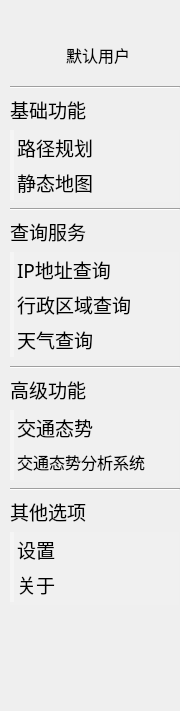
   <widget class="QWidget" name="verticalLayoutWidget">
    <property name="geometry">
     <rect>
      <x>0</x>
      <y>0</y>
      <width>180</width>
      <height>711</height>
     </rect>
    </property>
    <layout class="QVBoxLayout" name="amapProgramVerticalLayout" stretch="1,0,0,0,0,0,0,0,0,0,0,0,0,0">
     <property name="leftMargin">
      <number>10</number>
     </property>
     <property name="topMargin">
      <number>30</number>
     </property>
     <property name="rightMargin">
      <number>0</number>
     </property>
     <property name="bottomMargin">
      <number>10</number>
     </property>
     <item>
      <layout class="QHBoxLayout" name="amapProgramHorizontalLayout" stretch="1,2">
       <item>
        <widget class="QLabel" name="usersNameLabel">
         <property name="minimumSize">
          <size>
           <width>50</width>
           <height>50</height>
          </size>
         </property>
         <property name="maximumSize">
          <size>
           <width>50</width>
           <height>50</height>
          </size>
         </property>
         <property name="text">
          <string/>
         </property>
        </widget>
       </item>
       <item>
        <widget class="QLabel" name="usersPhotoLabel">
         <property name="minimumSize">
          <size>
           <width>111</width>
           <height>50</height>
          </size>
         </property>
         <property name="maximumSize">
          <size>
           <width>16777215</width>
           <height>50</height>
          </size>
         </property>
         <property name="font">
          <font>
           <family>微软雅黑 Light</family>
           <pointsize>12</pointsize>
          </font>
         </property>
         <property name="text">
          <string>默认用户</string>
         </property>
         <property name="alignment">
          <set>Qt::AlignLeading|Qt::AlignLeft|Qt::AlignVCenter</set>
         </property>
         <property name="wordWrap">
          <bool>true</bool>
         </property>
        </widget>
       </item>
      </layout>
     </item>
     <item>
      <widget class="Line" name="divisionLine4">
       <property name="orientation">
        <enum>Qt::Horizontal</enum>
       </property>
      </widget>
     </item>
     <item>
      <widget class="QLabel" name="basicFunctionLabel">
       <property name="font">
        <font>
         <family>微软雅黑 Light</family>
         <pointsize>14</pointsize>
        </font>
       </property>
       <property name="text">
        <string>基础功能</string>
       </property>
      </widget>
     </item>
     <item>
      <widget class="QListWidget" name="basicFunctionListWidget">
       <property name="maximumSize">
        <size>
         <width>169</width>
         <height>80</height>
        </size>
       </property>
       <property name="styleSheet">
        <string notr="true">QListWidget, QListView, QTreeWidget, QTreeView {
    outline: 0px;
}

QListWidget {
    color: Black;
    background: #F0F0F0;
	height:80px;
	NoFrame
}
QListWidget::Item {
	color: rgb(0,0,0);
    border-left: 4px solid #F5F5F5;
	height:35px;
}
QListWidget::Item:selected {
    background: rgb(204,232,255);
	color: rgb(0,0,0);
    border-left: 4px solid #2DB5EC;
}</string>
       </property>
       <property name="frameShape">
        <enum>QFrame::NoFrame</enum>
       </property>
       <item>
        <property name="text">
         <string>路径规划</string>
        </property>
        <property name="font">
         <font>
          <family>微软雅黑 Light</family>
          <pointsize>14</pointsize>
         </font>
        </property>
        <property name="icon">
         <iconset>
          <normaloff>../../Resources/Icon/RoutePlanningLogo.png</normaloff>../../Resources/Icon/RoutePlanningLogo.png</iconset>
        </property>
       </item>
       <item>
        <property name="text">
         <string>静态地图</string>
        </property>
        <property name="font">
         <font>
          <family>微软雅黑 Light</family>
          <pointsize>14</pointsize>
         </font>
        </property>
        <property name="icon">
         <iconset>
          <normaloff>../../Resources/Icon/Maps.png</normaloff>../../Resources/Icon/Maps.png</iconset>
        </property>
       </item>
      </widget>
     </item>
     <item>
      <widget class="Line" name="divisionLine1">
       <property name="orientation">
        <enum>Qt::Horizontal</enum>
       </property>
      </widget>
     </item>
     <item>
      <widget class="QLabel" name="searchServiceLabel">
       <property name="font">
        <font>
         <family>微软雅黑 Light</family>
         <pointsize>14</pointsize>
        </font>
       </property>
       <property name="text">
        <string>查询服务</string>
       </property>
      </widget>
     </item>
     <item>
      <widget class="QListWidget" name="searchServiceListWidget">
       <property name="maximumSize">
        <size>
         <width>169</width>
         <height>115</height>
        </size>
       </property>
       <property name="styleSheet">
        <string notr="true">QListWidget, QListView, QTreeWidget, QTreeView {
    outline: 0px;
}

QListWidget {
    color: Black;
    background: #F0F0F0;
	height:80px;
	NoFrame
}
QListWidget::Item {
	color: rgb(0,0,0);
    border-left: 4px solid #F5F5F5;
	height:35px;
}
QListWidget::Item:selected {
    background: rgb(204,232,255);
	color: rgb(0,0,0);
    border-left: 4px solid #2DB5EC;
}</string>
       </property>
       <property name="frameShape">
        <enum>QFrame::NoFrame</enum>
       </property>
       <item>
        <property name="text">
         <string>IP地址查询</string>
        </property>
        <property name="font">
         <font>
          <family>微软雅黑 Light</family>
          <pointsize>14</pointsize>
         </font>
        </property>
        <property name="icon">
         <iconset>
          <normaloff>../../Resources/Icon/IPLocation.png</normaloff>../../Resources/Icon/IPLocation.png</iconset>
        </property>
       </item>
       <item>
        <property name="text">
         <string>行政区域查询</string>
        </property>
        <property name="font">
         <font>
          <family>微软雅黑 Light</family>
          <pointsize>14</pointsize>
         </font>
        </property>
        <property name="icon">
         <iconset>
          <normaloff>../../Resources/Icon/AdministrativeDistrict.png</normaloff>../../Resources/Icon/AdministrativeDistrict.png</iconset>
        </property>
       </item>
       <item>
        <property name="text">
         <string>天气查询</string>
        </property>
        <property name="font">
         <font>
          <family>微软雅黑 Light</family>
          <pointsize>14</pointsize>
         </font>
        </property>
        <property name="icon">
         <iconset>
          <normaloff>../../Resources/Icon/WeatherLogo.png</normaloff>../../Resources/Icon/WeatherLogo.png</iconset>
        </property>
       </item>
      </widget>
     </item>
     <item>
      <widget class="Line" name="divisionLine2">
       <property name="orientation">
        <enum>Qt::Horizontal</enum>
       </property>
      </widget>
     </item>
     <item>
      <widget class="QLabel" name="advancedFunction">
       <property name="font">
        <font>
         <family>微软雅黑 Light</family>
         <pointsize>14</pointsize>
        </font>
       </property>
       <property name="text">
        <string>高级功能</string>
       </property>
      </widget>
     </item>
     <item>
      <widget class="QListWidget" name="advancedFunctionListWidget">
       <property name="maximumSize">
        <size>
         <width>169</width>
         <height>80</height>
        </size>
       </property>
       <property name="styleSheet">
        <string notr="true">QListWidget, QListView, QTreeWidget, QTreeView {
    outline: 0px;
}

QListWidget {
    color: Black;
    background: #F0F0F0;
	height:80px;
	NoFrame
}
QListWidget::Item {
	color: rgb(0,0,0);
    border-left: 4px solid #F5F5F5;
	height:35px;
}
QListWidget::Item:selected {
    background: rgb(204,232,255);
	color: rgb(0,0,0);
    border-left: 4px solid #2DB5EC;
}</string>
       </property>
       <property name="frameShape">
        <enum>QFrame::NoFrame</enum>
       </property>
       <item>
        <property name="text">
         <string>交通态势</string>
        </property>
        <property name="font">
         <font>
          <family>微软雅黑 Light</family>
          <pointsize>14</pointsize>
         </font>
        </property>
        <property name="icon">
         <iconset>
          <normaloff>../../Resources/Icon/TrafficSituation.png</normaloff>../../Resources/Icon/TrafficSituation.png</iconset>
        </property>
       </item>
       <item>
        <property name="text">
         <string>交通态势分析系统</string>
        </property>
        <property name="font">
         <font>
          <family>微软雅黑 Light</family>
          <pointsize>12</pointsize>
         </font>
        </property>
        <property name="icon">
         <iconset>
          <normaloff>../../Resources/Icon/TrafficAnalysisSystem.png</normaloff>../../Resources/Icon/TrafficAnalysisSystem.png</iconset>
        </property>
       </item>
      </widget>
     </item>
     <item>
      <widget class="Line" name="divisionLine3">
       <property name="orientation">
        <enum>Qt::Horizontal</enum>
       </property>
      </widget>
     </item>
     <item>
      <widget class="QLabel" name="otherOptionsLabel">
       <property name="font">
        <font>
         <family>微软雅黑 Light</family>
         <pointsize>14</pointsize>
        </font>
       </property>
       <property name="text">
        <string>其他选项</string>
       </property>
      </widget>
     </item>
     <item>
      <widget class="QListWidget" name="otherOptionsListWidget">
       <property name="maximumSize">
        <size>
         <width>169</width>
         <height>80</height>
        </size>
       </property>
       <property name="styleSheet">
        <string notr="true">QListWidget, QListView, QTreeWidget, QTreeView {
    outline: 0px;
}

QListWidget {
    color: Black;
    background: #F0F0F0;
	height:80px;
	NoFrame
}
QListWidget::Item {
	color: rgb(0,0,0);
    border-left: 4px solid #F5F5F5;
	height:35px;
}
QListWidget::Item:selected {
    background: rgb(204,232,255);
	color: rgb(0,0,0);
    border-left: 4px solid #2DB5EC;
}</string>
       </property>
       <property name="frameShape">
        <enum>QFrame::NoFrame</enum>
       </property>
       <item>
        <property name="text">
         <string>设置</string>
        </property>
        <property name="font">
         <font>
          <family>微软雅黑 Light</family>
          <pointsize>14</pointsize>
         </font>
        </property>
        <property name="icon">
         <iconset>
          <normaloff>../../Resources/Icon/SettingsLogo.png</normaloff>../../Resources/Icon/SettingsLogo.png</iconset>
        </property>
       </item>
       <item>
        <property name="text">
         <string>关于</string>
        </property>
        <property name="font">
         <font>
          <family>微软雅黑 Light</family>
          <pointsize>14</pointsize>
         </font>
        </property>
        <property name="icon">
         <iconset>
          <normaloff>../../Resources/Icon/About.png</normaloff>../../Resources/Icon/About.png</iconset>
        </property>
       </item>
      </widget>
     </item>
     <item>
      <spacer name="verticalSpacer">
       <property name="orientation">
        <enum>Qt::Vertical</enum>
       </property>
       <property name="sizeHint" stdset="0">
        <size>
         <width>20</width>
         <height>104</height>
        </size>
       </property>
      </spacer>
     </item>
    </layout>
   </widget>
